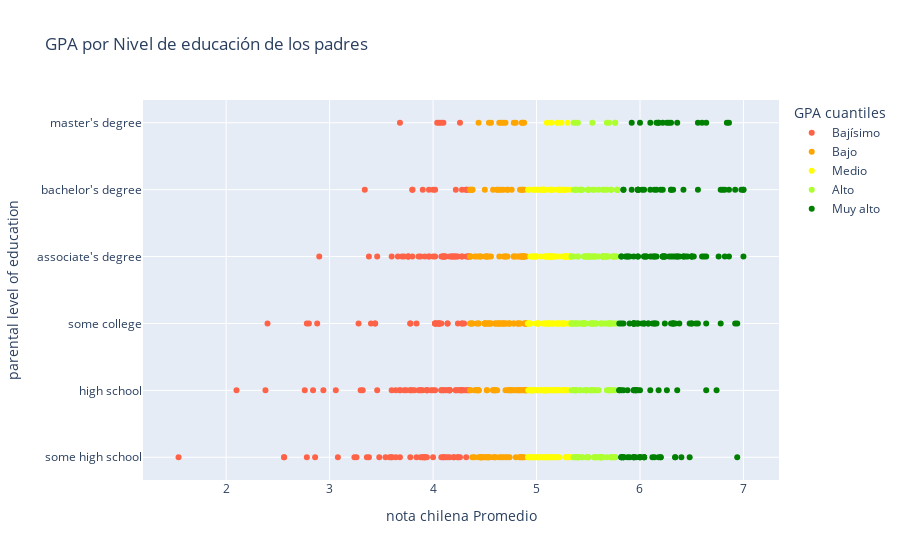

The code cell stored with this chart in its notebook:
### Code cell
# Código de gráfico del amigo ChatGPT
fig = px.scatter(
    df_grades.sort_values(by="nota chilena Promedio"),
    x="nota chilena Promedio",
    y="parental level of education",
    hover_data=["gender"],
    color="GPA cuantiles",
    title="GPA por Nivel de educación de los padres",
    color_discrete_sequence=["tomato", "orange", "yellow", "greenyellow", "green"]
)

fig

### Figure 1 — Plotly figure (JSON) as saved in the notebook; plotly's stock layout.template omitted (floating-point values rounded to 4 significant figures; data arrays with more than 128 entries replaced by an {"elided": "..."} marker saying what was removed)
{"data": [{"customdata": {"elided": "176x1 str values"}, "hovertemplate": "GPA cuantiles=Bajísimo<br>nota chilena Promedio=%{x}<br>parental level of education=%{y}<br>gender=%{customdata[0]}<extra></extra>", "legendgroup": "Bajísimo", "marker": {"color": "tomato", "symbol": "circle"}, "mode": "markers", "name": "Bajísimo", "orientation": "h", "showlegend": true, "type": "scatter", "x": {"elided": "176 float values"}, "xaxis": "x", "y": {"elided": "176 str values"}, "yaxis": "y"}, {"customdata": {"elided": "177x1 str values"}, "hovertemplate": "GPA cuantiles=Bajo<br>nota chilena Promedio=%{x}<br>parental level of education=%{y}<br>gender=%{customdata[0]}<extra></extra>", "legendgroup": "Bajo", "marker": {"color": "orange", "symbol": "circle"}, "mode": "markers", "name": "Bajo", "orientation": "h", "showlegend": true, "type": "scatter", "x": {"elided": "177 float values"}, "xaxis": "x", "y": {"elided": "177 str values"}, "yaxis": "y"}, {"customdata": {"elided": "178x1 str values"}, "hovertemplate": "GPA cuantiles=Medio<br>nota chilena Promedio=%{x}<br>parental level of education=%{y}<br>gender=%{customdata[0]}<extra></extra>", "legendgroup": "Medio", "marker": {"color": "yellow", "symbol": "circle"}, "mode": "markers", "name": "Medio", "orientation": "h", "showlegend": true, "type": "scatter", "x": {"elided": "178 float values"}, "xaxis": "x", "y": {"elided": "178 str values"}, "yaxis": "y"}, {"customdata": {"elided": "172x1 str values"}, "hovertemplate": "GPA cuantiles=Alto<br>nota chilena Promedio=%{x}<br>parental level of education=%{y}<br>gender=%{customdata[0]}<extra></extra>", "legendgroup": "Alto", "marker": {"color": "greenyellow", "symbol": "circle"}, "mode": "markers", "name": "Alto", "orientation": "h", "showlegend": true, "type": "scatter", "x": {"elided": "172 float values"}, "xaxis": "x", "y": {"elided": "172 str values"}, "yaxis": "y"}, {"customdata": {"elided": "172x1 str values"}, "hovertemplate": "GPA cuantiles=Muy alto<br>nota chilena Promedio=%{x}<br>parental level of education=%{y}<br>gender=%{customdata[0]}<extra></extra>", "legendgroup": "Muy alto", "marker": {"color": "green", "symbol": "circle"}, "mode": "markers", "name": "Muy alto", "orientation": "h", "showlegend": true, "type": "scatter", "x": {"elided": "172 float values"}, "xaxis": "x", "y": {"elided": "172 str values"}, "yaxis": "y"}], "layout": {"legend": {"title": {"text": "GPA cuantiles"}, "tracegroupgap": 0}, "title": {"text": "GPA por Nivel de educación de los padres"}, "xaxis": {"anchor": "y", "domain": [0, 1], "title": {"text": "nota chilena Promedio"}}, "yaxis": {"anchor": "x", "domain": [0, 1], "title": {"text": "parental level of education"}}}}
